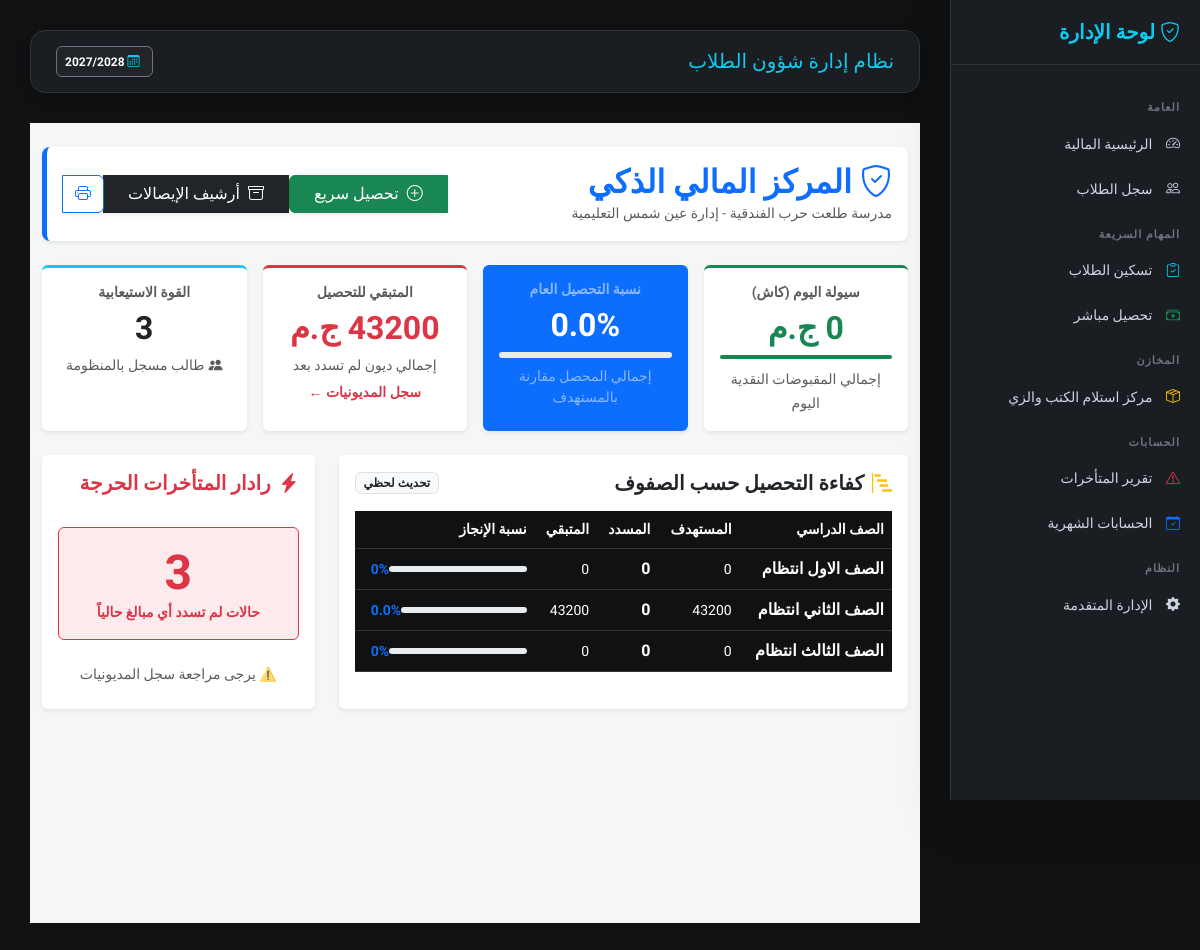
/finance/dashboard/ (signed in), run on the app's committed database.
### finance/models.py (models this page shows, shortened)
class AcademicYear(models.Model):
    name = models.CharField(max_length=20)  # مثال: 2025/2026
    is_active = models.BooleanField(default=False)

### students/models.py (models this page shows, shortened)
class Grade(models.Model):
    name = models.CharField("اسم الصف", max_length=100)
    class Meta:
        verbose_name = "صف دراسي"
        verbose_name_plural = "الصفوف الدراسية"

### finance/views.py (the view)
# urls.py: path('dashboard/', views.finance_dashboard, name='finance_dashboard'),
@login_required
def finance_dashboard(request):
    active_year = get_active_year()
    if not active_year:
        return render(request, "finance/dashboard.html", {"error": "⚠️ لا توجد سنة نشطة."})
    today = timezone.now().date()
    today_total_cash = Payment.objects.filter(payment_date=today).aggregate(
        total=Sum('amount_paid'))['total'] or 0
    total_students_count = StudentAccount.objects.filter(academic_year=active_year).count()
    paid_student_ids = Payment.objects.filter(academic_year=active_year).values_list('student_id', flat=True).distinct()
    critical_late_count = StudentAccount.objects.filter(
        academic_year=active_year,
        total_fees__gt=0
    ).exclude(student_id__in=paid_student_ids).count()
    grades_efficiency = []
    total_target_all = 0
    total_paid_all = 0
    for grade in Grade.objects.all():
        students_in_grade = Student.objects.filter(grade=grade)
        target = StudentAccount.objects.filter(
            student__in=students_in_grade,
            academic_year=active_year
        ).aggregate(total=Sum('total_fees'))['total'] or 0
        paid = Payment.objects.filter(
            student__in=students_in_grade,
            academic_year=active_year
        ).aggregate(total=Sum('amount_paid'))['total'] or 0
        total_target_all += target
        total_paid_all += paid
        grades_efficiency.append({
            'grade': grade.name,
            'target': target,
            'paid': paid,
            'remaining': max(target - paid, 0),
            'percentage': round((paid / target * 100), 1) if target > 0 else 0
        })
    total_remaining = max(total_target_all - total_paid_all, 0)
    total_percentage = round((total_paid_all / total_target_all * 100), 1) if total_target_all > 0 else 0
    context = {
        "active_year": active_year,
        "today_total_cash": today_total_cash,
        "total_students_count": total_students_count,
        "critical_late_count": critical_late_count,
        "total_target_all": total_target_all, # أضفتها لك إذا كنت تعرضها في الـ HTML
        "total_paid_all": total_paid_all,     # أضفتها لك أيضاً
        "total_remaining": total_remaining,
        "total_percentage": total_percentage,
        "grades_efficiency": grades_efficiency,
    }
    return render(request, 'finance/dashboard.html', context)

### config/context_processors.py (called while the page is built)
def active_academic_year(request): # تأكد أن هذا هو نفس الاسم
    active_year = AcademicYear.objects.filter(is_active=True).first()
    return {'active_year': active_year}

### finance/utils.py (called while the page is built)
def get_active_year():
    from .models import AcademicYear
    active_year = AcademicYear.objects.filter(is_active=True).first()
    if not active_year:
        active_year = AcademicYear.objects.all().order_by('-name').first()
    return active_year

### finance/templates/finance/dashboard.html (shortened to what this page needs)
{% extends 'base.html' %}
{% block content %}
<div class="container-fluid py-4" style="background-color: #f4f7f6; min-height: 100vh;" dir="rtl text-right">
    <div class="d-flex justify-content-between align-items-center mb-4 bg-white p-3 rounded-3 shadow-sm border-start border-primary border-5 flex-wrap">
        <div>
            <h2 class="fw-bold m-0 text-primary"><i class="bi bi-shield-check ms-2"></i>المركز المالي الذكي</h2>
            <small class="text-muted">مدرسة طلعت حرب الفندقية - إدارة عين شمس التعليمية</small>
        </div>
        <div class="btn-group shadow-sm mt-2 mt-md-0">
            <a href="{% url 'quick_collection' %}" class="btn btn-success px-4"><i class="bi bi-plus-circle ms-1"></i> تحصيل سريع</a>
            <a href="{% url 'payments_archive' %}" class="btn btn-dark px-4"><i class="bi bi-archive ms-1"></i> أرشيف الإيصالات</a>
            <button class="btn btn-outline-primary" onclick="window.print()"><i class="bi bi-printer"></i></button>
        </div>
    </div>
    <div class="row g-3 mb-4 text-center">
        <div class="col-md-3">
            <div class="card border-0 shadow-sm h-100 overflow-hidden border-top border-success border-3">
                <div class="card-body">
                    <h6 class="text-muted fw-bold small">سيولة اليوم (كاش)</h6>
                    <h2 class="fw-bold my-2 text-success">{{ today_total_cash }} ج.م</h2>
                    <div class="progress mb-2" style="height: 4px;">
                        <div class="progress-bar bg-success" style="width: 100%"></div>
                    </div>
                    <small class="text-muted">إجمالي المقبوضات النقدية اليوم</small>
                </div>
            </div>
        </div>
        <div class="col-md-3">
            <div class="card border-0 shadow-sm h-100 bg-primary text-white">
                <div class="card-body">
                    <h6 class="text-white-50 fw-bold small">نسبة التحصيل العام</h6>
                    <h2 class="fw-bold my-2">{{ total_percentage }}%</h2>
                    <div class="progress bg-white-50" style="height: 6px;">
                    </div>
                    <small class="mt-2 d-block text-white-50">إجمالي المحصل مقارنة بالمستهدف</small>
                </div>
            </div>
        </div>
        <div class="col-md-3">
            <div class="card border-0 shadow-sm h-100 border-top border-danger border-3">
                <div class="card-body">
                    <h6 class="text-muted fw-bold small">المتبقي للتحصيل</h6>
                    <h2 class="text-danger fw-bold">{{ total_remaining }} ج.م</h2>
                    <p class="small text-muted mb-1">إجمالي ديون لم تسدد بعد</p>
                    <a href="{% url 'debt_report' %}" class="btn btn-sm btn-link text-danger p-0 fw-bold text-decoration-none">سجل المديونيات ←</a>
                </div>
            </div>
        </div>
        <div class="col-md-3">
            <div class="card border-0 shadow-sm h-100 border-top border-info border-3">
                <div class="card-body">
                    <h6 class="text-muted fw-bold small">القوة الاستيعابية</h6>
                    <h2 class="fw-bold my-2 text-dark">{{ total_students_count }}</h2>
                    <p class="text-muted small mb-0"><i class="bi bi-people-fill ms-1"></i>طالب مسجل بالمنظومة</p>
                </div>
            </div>
        </div>
    </div>
    <div class="row mb-4">
        <div class="col-lg-8">
            <div class="card border-0 shadow-sm h-100">
                <div class="card-header bg-white border-0 py-3 d-flex justify-content-between align-items-center">
                    <h5 class="fw-bold m-0 text-dark"><i class="bi bi-bar-chart-steps ms-2 text-warning"></i>كفاءة التحصيل حسب الصفوف</h5>
                    <span class="badge bg-light text-dark border">تحديث لحظي</span>
                </div>
                <div class="table-responsive px-3">
                    <table class="table table-hover align-middle">
                        <thead class="bg-light text-right">
                            <tr class="small text-muted text-nowrap">
                                <th>الصف الدراسي</th>
                                <th>المستهدف</th>
                                <th>المسدد</th>
                                <th>المتبقي</th>
                                <th width="180">نسبة الإنجاز</th>
                            </tr>
                        </thead>
                        <tbody>
                            {% for grade in grades_efficiency %}
                            <tr class="text-right">
                                <td class="fw-bold">{{ grade.grade }}</td>
                                <td class="small">{{ grade.target }}</td>
                                <td class="text-success fw-bold">{{ grade.paid }}</td>
                                <td class="text-danger small">{{ grade.remaining }}</td>
                                <td>
                                    <div class="d-flex align-items-center text-nowrap flex-row-reverse">
                                        <span class="small ms-2 fw-bold text-primary">{{ grade.percentage }}%</span>
                                        <div class="progress w-100" style="height: 6px; border-radius: 10px;">
                                        </div>
                                    </div>
                                </td>
                            </tr>
                            {% endfor %}
                        </tbody>
                    </table>
                </div>
            </div>
        </div>
        <div class="col-lg-4 mt-3 mt-lg-0">
            <div class="card border-0 shadow-sm h-100">
                <div class="card-header bg-white border-0 py-3 text-right">
                    <h5 class="fw-bold m-0 text-danger"><i class="bi bi-lightning-charge-fill ms-2"></i>رادار المتأخرات الحرجة</h5>
                </div>
                <div class="card-body">
                    <div class="text-center py-3 bg-danger bg-opacity-10 rounded mb-3 border border-danger border-opacity-20">
                        <h1 class="display-5 fw-bold text-danger mb-0">{{ critical_late_count }}</h1>
                        <p class="text-danger small fw-bold mb-0">حالات لم تسدد أي مبالغ حالياً</p>
                    </div>
                    <div class="text-center text-muted py-2 small">
                        {% if critical_late_count == 0 %}
                        ✅ لا توجد متأخرات حرجة حالياً
                        {% else %}
                        ⚠️ يرجى مراجعة سجل المديونيات
                        {% endif %}
                    </div>
                </div>
            </div>
        </div>
    </div>
</div>
{% endblock %}

### finance/templates/base.html (shortened to what this page needs)
{% load static %}
<!DOCTYPE html>
<html lang="ar" dir="rtl">
<head>
    <link href="https://cdn.jsdelivr.net/npm/bootstrap@5.3.2/dist/css/bootstrap.min.css" rel="stylesheet">
    <link href="https://cdn.jsdelivr.net/npm/bootstrap-icons/font/bootstrap-icons.css" rel="stylesheet">
    <link href="https://cdn.jsdelivr.net/npm/select2@4.1.0-rc.0/dist/css/select2.min.css" rel="stylesheet" />
    <link rel="stylesheet" href="https://cdn.jsdelivr.net/npm/select2-bootstrap-5-theme@1.3.0/dist/select2-bootstrap-5-theme.min.css" />
</head>
<body>
<div class="sidebar shadow-lg">
    {% if student and student.id %}
        <h5><i class="bi bi-person-badge"></i> ملف الطالب</h5>
        <div class="text-center mb-4 px-3">
            <span class="d-block fw-bold text-white fs-5">{{ student.get_full_name }}</span>
            <small class="badge bg-info text-dark mt-2 px-3">{{ student.academic_year.name }}</small>
        </div>
        <div class="section-title">العمليات المالية</div>
        <a href="{% url 'assign_plan_with_id' student.id %}">
            <i class="bi bi-calendar-check text-info"></i> تسكين برنامج مالي
        </a>
        <a href="{% url 'quick_collection' %}?student_id={{ student.id }}">
            <i class="bi bi-cash-stack text-success"></i> تحصيل المصاريف
        </a>
        <a href="{% url 'student_inventory_view' student.id %}"
           class="{% if request.resolver_match.url_name == 'student_inventory_view' %}active-link{% endif %}">
            <i class="bi bi-box-seam text-warning"></i> تسليم الكتب والزي
        </a>
        <div class="section-title">تقارير وشهادات</div>
        <a href="javascript:void(0);" onclick="printEnrollmentCertificate()" class="admin-action-btn mt-2" style="color: #ffc107; border-color: rgba(255,193,7,0.3);">
            <i class="bi bi-printer"></i> طباعة شهادة قيد
        </a>
        <a href="{% url 'student_list' %}" class="text-info text-center d-block mt-4 border-top border-secondary pt-3 mx-3">
            <i class="bi bi-arrow-right-circle"></i> العودة للسجل العام
        </a>
    {% else %}
        <h5><i class="bi bi-shield-check"></i> لوحة الإدارة</h5>
        <div class="section-title">العامة</div>
        <a href="{% url 'finance_dashboard' %}"><i class="bi bi-speedometer2"></i> الرئيسية المالية</a>
        <a href="{% url 'student_list' %}"><i class="bi bi-people"></i> سجل الطلاب</a>
        <div class="section-title">المهام السريعة</div>
        <a href="{% url 'assign_plan' %}"><i class="bi bi-clipboard-check text-info"></i> تسكين الطلاب</a>
        <a href="{% url 'quick_collection' %}"><i class="bi bi-cash-stack text-success"></i> تحصيل مباشر</a>
        <div class="section-title">المخازن</div>
        <a href="{% url 'student_list' %}"><i class="bi bi-box-seam text-warning"></i> مركز استلام الكتب والزي</a>
        <div class="section-title">الحسابات</div>
        <a href="{% url 'overdue_report' %}"><i class="bi bi-exclamation-triangle text-danger"></i> تقرير المتأخرات</a>
        <a href="{% url 'close_month' %}"><i class="bi bi-calendar-check text-primary"></i> الحسابات الشهرية</a>
        <div class="section-title">النظام</div>
        <a href="/admin/" target="_blank"><i class="bi bi-gear-fill"></i> الإدارة المتقدمة</a>
    {% endif %}
    </div>
<div class="main-content">
    <div class="top-navbar d-flex justify-content-between align-items-center">
        <h5 class="mb-0 text-info">{% block page_title %}نظام إدارة شؤون الطلاب{% endblock %}</h5>
        <div class="d-flex align-items-center">
            <span class="badge bg-dark border border-secondary p-2 shadow-sm">
                <i class="bi bi-calendar3 me-1 text-info"></i>
                {{ active_year.name|default:"لم يتم تحديد سنة" }}
            </span>
        </div>
    </div>
    {% block content %}{% endblock %}
</div>
</body>
</html>

### finance/templates/base.html (style rules this page uses)
:root { --bg-dark: #0f1113; --sidebar-bg: #1a1d21; --accent-color: #0dcaf0; --text-muted: #cbd5e1; --danger-soft: #ea868f; }
body { font-family: 'Cairo', sans-serif; background-color: var(--bg-dark); color: #ffffff; margin: 0; overflow-x: hidden; }
.sidebar { height: 100vh; background: var(--sidebar-bg); padding-top: 20px; position: fixed; width: 250px; right: 0; z-index: 1000; border-left: 1px solid #333; transition: all 0.3s ease; overflow-y: auto; }
.sidebar h5 { color: var(--accent-color); font-weight: 700; padding: 0 20px 20px; border-bottom: 1px solid #2d3238; margin-bottom: 20px; }
.sidebar a { color: var(--text-muted); padding: 12px 20px; display: block; text-decoration: none; transition: 0.3s; font-size: 14px; }
.sidebar a i { margin-left: 10px; }
.section-title { font-size: 11px; text-transform: uppercase; color: #6c757d; padding: 15px 20px 5px; font-weight: bold; letter-spacing: 1px; }
.main-content { margin-right: 250px; padding: 30px; min-height: 100vh; }
.top-navbar { background: var(--sidebar-bg); padding: 15px 25px; border-radius: 15px; margin-bottom: 30px; border: 1px solid #333; box-shadow: 0 4px 12px rgba(0,0,0,0.3); }
.table { color: inherit; }
.table td, .table th { background-color: var(--bg-dark) !important; color: #ffffff !important; border-color: #333 !important; }

### data on the page
AcademicYear: name "2027/2028"
Grade: grade "الصف الاول انتظام"
Grade: grade "الصف الثاني انتظام"
Grade: grade "الصف الثالث انتظام"

### other printed values
{{ today_total_cash }} "0"
{{ total_percentage }} "0.0"
{{ total_remaining }} "43200"
{{ total_students_count }} "3"
{{ grade.target }} "0" "43200" "0"
{{ grade.paid }} "0" "0" "0"
{{ grade.remaining }} "0" "43200" "0"
{{ grade.percentage }} "0" "0.0" "0"
{{ critical_late_count }} "3"
